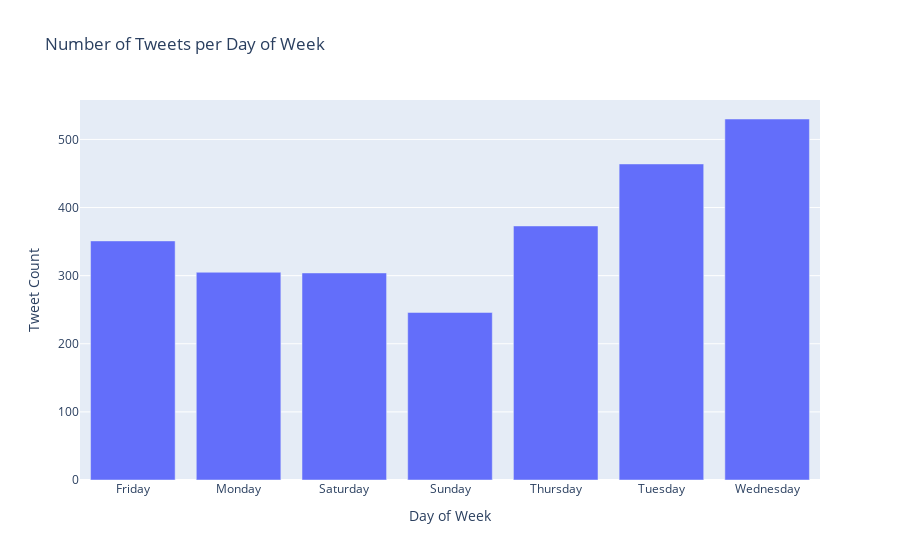

Here is the notebook cell this chart was saved with:
### Code cell
import plotly.express as px

fig = px.bar(
    Saf_tweets['day_of_week'].value_counts().reset_index().sort_values('index'),
    x='index',
    y='day_of_week',
    labels={'index': 'Day of Week', 'day_of_week': 'Tweet Count'},
    title='Number of Tweets per Day of Week'
)
fig.show()

### Figure 1 — Plotly figure (JSON) as saved in the notebook; plotly's stock layout.template omitted (floating-point values rounded to 4 significant figures)
{"data": [{"alignmentgroup": "True", "hovertemplate": "Day of Week=%{x}<br>Tweet Count=%{y}<extra></extra>", "legendgroup": "", "marker": {"color": "#636efa"}, "name": "", "offsetgroup": "", "orientation": "v", "showlegend": false, "textposition": "auto", "type": "bar", "x": ["Friday", "Monday", "Saturday", "Sunday", "Thursday", "Tuesday", "Wednesday"], "xaxis": "x", "y": [351, 305, 304, 246, 373, 464, 530], "yaxis": "y"}], "layout": {"barmode": "relative", "legend": {"tracegroupgap": 0}, "title": {"text": "Number of Tweets per Day of Week"}, "xaxis": {"anchor": "y", "domain": [0, 1], "title": {"text": "Day of Week"}}, "yaxis": {"anchor": "x", "domain": [0, 1], "title": {"text": "Tweet Count"}}}}
